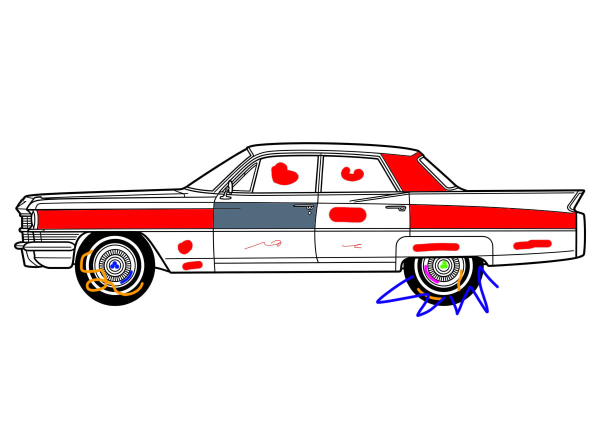
#> input picture src/animations/car/test_scan.jpg, 1200 x 896 px, found by its file name (shown at 1/2 size)
$ python fix_wheel_sprites.py
#> lines starting #> are read from the running program, lines starting #| are printed output that depends on the picture
"""Fill car wheel sprites with solid colored circles.

Color-transfer produces sparse marks where the kid colored. For wheels this
means a mostly-transparent image that looks mangled when spun. This script:
  1. Samples the hub color from the raw scan at the wheel position.
  2. Paints a filled tire (dark gray ring + colored hub) at the wheel center.
  3. Saves back to the colored/ directory.

Usage:
    python fix_wheel_sprites.py [--scan path/to/scan.jpg]
"""
import argparse
import numpy as np
from PIL import Image, ImageDraw

CAR_SRC_W, CAR_SRC_H = 1200, 896

WHEELS = {
    "front_wheel.png": {"cx": 980, "cy": 565, "r": 85},
    "rear_wheel.png":  {"cx": 349, "cy": 568, "r": 85},
}

COLORED_DIR = "src/animations/car/colored"
DEFAULT_SCAN = "src/animations/car/test_scan.jpg"

TIRE_COLOR = (30, 30, 30)         # near-black tire
TIRE_FRACTION = 0.70              # outer 30% of radius = tire ring
HUB_FRACTION = 0.30               # inner 30% = cap


def sample_scan_color(scan_arr: np.ndarray, cx: int, cy: int, r: int) -> tuple[int, int, int]:
    """Median color of non-white, non-black pixels in the wheel bbox from the raw scan."""
    x1, y1 = max(0, cx - r), max(0, cy - r)
    x2, y2 = min(scan_arr.shape[1], cx + r), min(scan_arr.shape[0], cy + r)
    patch = scan_arr[y1:y2, x1:x2].reshape(-1, 3)
    # Exclude near-white background and near-black outlines
    mid = patch[(patch[:, 0] < 230) & (patch[:, 0] > 30)]
    if len(mid) == 0:
        return (160, 160, 160)  # fallback gray
    return tuple(int(v) for v in np.median(mid, axis=0))


def make_wheel_sprite(cx: int, cy: int, r: int,
                      hub_color: tuple[int, int, int]) -> Image.Image:
    """1200x896 RGBA image: dark tire ring + hub-colored center."""
    img = Image.new("RGBA", (CAR_SRC_W, CAR_SRC_H), (0, 0, 0, 0))
    draw = ImageDraw.Draw(img)

    # Full tire circle (dark)
    draw.ellipse([cx - r, cy - r, cx + r, cy + r], fill=(*TIRE_COLOR, 255))

    # Inner hub area (scan color)
    hub_r = int(r * TIRE_FRACTION)
    draw.ellipse([cx - hub_r, cy - hub_r, cx + hub_r, cy + hub_r],
                 fill=(*hub_color, 255))

    # Small dark center cap
    cap_r = int(r * HUB_FRACTION)
    cap_color = tuple(max(0, int(c * 0.6)) for c in hub_color)
    draw.ellipse([cx - cap_r, cy - cap_r, cx + cap_r, cy + cap_r],
                 fill=(*cap_color, 255))

    return img


def main() -> None:
    ap = argparse.ArgumentParser(description=__doc__,
                                 formatter_class=argparse.RawDescriptionHelpFormatter)
    ap.add_argument("--scan", default=DEFAULT_SCAN, help="Raw scan image path")
    args = ap.parse_args()

    scan_arr = np.array(Image.open(args.scan).convert("RGB"))
#> scan_arr is the input picture: shape (896, 1200, 3); mean R, G, B 239.6, 230.3, 231

    for fname, wh in WHEELS.items():
        cx, cy, r = wh["cx"], wh["cy"], wh["r"]
        hub_color = sample_scan_color(scan_arr, cx, cy, r)
        print(f"{fname}: hub color from scan = {hub_color}")
        sprite = make_wheel_sprite(cx, cy, r, hub_color)
        path = f"{COLORED_DIR}/{fname}"
        sprite.save(path)
        print(f"  saved {path}")
#> this loop made 2 passes
#> (hub_color, cap_color in make_wheel_sprite) on passes 1 to 2: ((139, 128, 161), (83, 76, 96)), ((145, 124, 122), (87, 74, 73))
#| front_wheel.png: hub color from scan = (139, 128, 161)
#| rear_wheel.png: hub color from scan = (145, 124, 122)
#> pass 1, in main, `sprite = make_wheel_sprite(cx, cy, r, hub_color)`:
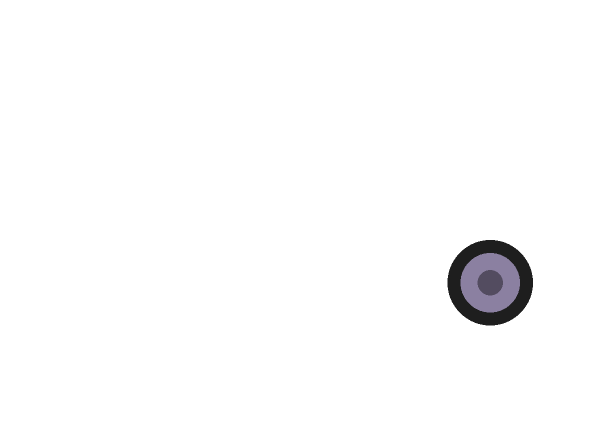
#> sprite: PIL image 1200x896 RGBA (shown at 1/2 size); mean R, G, B, A 1.7, 1.6, 1.9, 5.4; transparent parts drawn white
#> pass 2, in main, `sprite = make_wheel_sprite(cx, cy, r, hub_color)`:
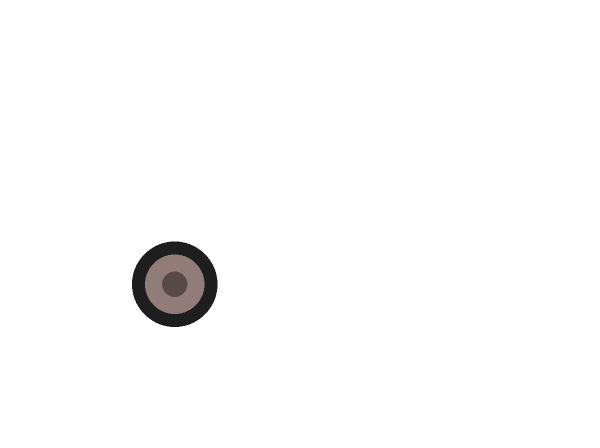
#> sprite: PIL image 1200x896 RGBA (shown at 1/2 size); mean R, G, B, A 1.7, 1.5, 1.5, 5.4; transparent parts drawn white


if __name__ == "__main__":
    import os
    os.chdir(r"E:/Antigravity/Projects/Color Animals Interactive")
    main()
